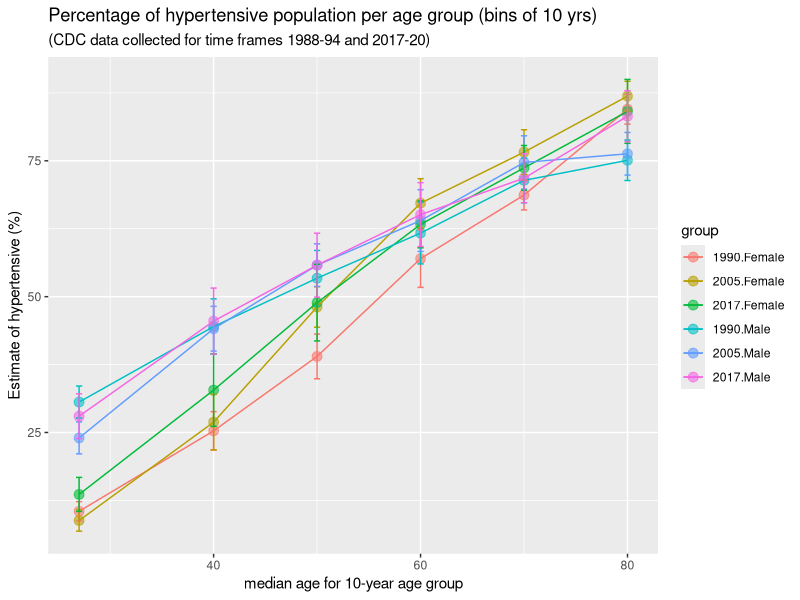
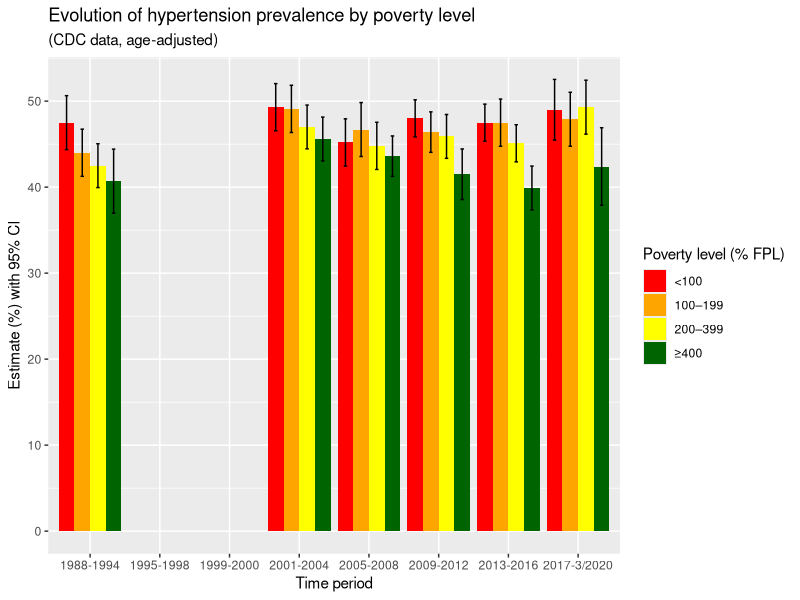

Reproduce these figures in R, in order.
## ---- chunk 1

knitr::opts_chunk$set(echo = TRUE, warning = FALSE, message = FALSE)

## ---- chunk 2

#set working directory and read data file

data <- 
  read.csv("../data/Hypertension_in_adults_age_20_and_older.csv", header = TRUE)

## ---- chunk 3

library(ggplot2)
library(dplyr)
library(tidyr)
library(tibble)


## ---- chunk 4

# simplify the data frame to keep only the data of interest
data_poverty <- subset(data, GROUP == "Poverty level" & ESTIMATE_TYPE == 
                        "Percent of population, age adjusted") 
data_age <- subset(data, GROUP == "Sex and age group") 

# remove redundant data
data_age <- subset(data_age, !(SUBGROUP_ORDER %in% c(13,16,21,24)) )
# remove columns of no use for this study
data_age <- data_age[,c(1,8,11,13,14,15,16,18,20,21)]

# create a Med_Age variable 

data_age <- data_age %>%
   mutate(Med_Age = case_when(
     SUBGROUP_ORDER == 14 ~ 27, 
     SUBGROUP_ORDER == 22 ~ 27, 
     SUBGROUP_ORDER == 15 ~ 40, 
     SUBGROUP_ORDER == 23 ~ 40, 
     SUBGROUP_ORDER == 17 ~ 50, 
     SUBGROUP_ORDER == 25 ~ 50,
     SUBGROUP_ORDER == 18 ~ 60, 
     SUBGROUP_ORDER == 26 ~ 60, 
     SUBGROUP_ORDER == 19 ~ 70, 
     SUBGROUP_ORDER == 27 ~ 70, 
     SUBGROUP_ORDER == 20 ~ 80, 
     SUBGROUP_ORDER == 28 ~ 80
   ))


data_age_1990 <- subset(data_age, TIME_PERIOD == "1988-1994") 
data_age_2005 <- subset(data_age, TIME_PERIOD == "2005-2008") 
data_age_2017 <- subset(data_age, TIME_PERIOD == "2017-3/2020") 


data_poverty <- data_poverty[,c(1,8,11,13,14,15,16,18,20,21)]
data_poverty <- subset(data_poverty, !(SUBGROUP_ORDER %in% c(13,16,21,24)) )

# create a numerical variable "Year" to describe average Year within each data collection range

data_poverty <- data_poverty %>%
   mutate(Year = case_when(
      TIME_PERIOD == "1988-1994" ~ 1988, 
      TIME_PERIOD == "1995-1998" ~ 1995, 
      TIME_PERIOD == "1999-2000" ~ 1999, 
      TIME_PERIOD == "2001-2004" ~ 2001, 
      TIME_PERIOD == "2005-2008" ~ 2005, 
      TIME_PERIOD == "2009-2012" ~ 2009,
      TIME_PERIOD == "2013-2016" ~ 2013, 
      TIME_PERIOD == "2017-3/2020" ~ 2017
   ))


## ---- chunk 5

# table for the data

vars <- c("NESTING_LABEL", "Med_Age", "ESTIMATE", "STANDARD_ERROR")

# Function to convert R classes to human-readable types
get_var_type <- function(x) {
  if (is.numeric(x)) {
    "Continuous"
  } else if (is.factor(x) || is.character(x)) {
    "Categorical"
  } else {
    "Other"
  }
}

# Create summary table
variable_summary <- tibble(
  Variable = vars,
  Type = sapply(data_age[vars], get_var_type),   
  Class = sapply(data_age[vars], class)   
)

# View table
variable_summary

## ---- chunk 6
  
 
# plot

data_age_1990$Year <- "1990"
data_age_2005$Year <- "2005"
data_age_2017$Year <- "2017"

combined <- rbind(data_age_1990, data_age_2005, data_age_2017)
combined <- combined %>%
  mutate(group = interaction(Year, NESTING_LABEL))

BP_AGE_GENDER <- ggplot(combined,
       aes(x = Med_Age,
           y = ESTIMATE,
           color = group,
           group = group)) +
  geom_point(size = 3, alpha = 0.6) +
  geom_line() +
  geom_errorbar(aes(
    ymin = ESTIMATE - 1.96 * STANDARD_ERROR,
    ymax = ESTIMATE + 1.96 * STANDARD_ERROR
  ),
  width = 0.6) +
  labs( title= "Percentage of hypertensive population per age group (bins of 10 yrs)",
  subtitle="(CDC data collected for time frames 1988-94 and 2017-20)",
  x = "median age for 10-year age group",
  y = "Estimate of hypertensive (%)")

# save plot to a output file
ggsave(
  filename = "../output/Hypertension_Age_Gender.png",
  plot = BP_AGE_GENDER,
  width = 8.5,
  height = 10, 
  dpi =300
)
 

## ---- chunk 7

data_poverty$SUBGROUP <- factor(
  data_poverty$SUBGROUP,
  levels = c("<100% FPL",
             "100% to <200% FPL",
             "200% to <400% FPL",
             "≥400% FPL")
)

# bar plot to show hypertensive estimates over time periods of collection.

BP_POV2 <- ggplot(data_poverty,
       aes(x = TIME_PERIOD,
           y = ESTIMATE,
           fill = SUBGROUP)) +
  geom_col(position = "dodge") +
  geom_errorbar(
    aes(
      ymin = ESTIMATE - 1.96 * STANDARD_ERROR,
      ymax = ESTIMATE + 1.96 * STANDARD_ERROR
    ),
    position = position_dodge(width = 0.9),
    width = 0.2
  ) +
scale_fill_manual(
  values = c("red", "orange", "yellow", "darkgreen"),
  name = "Poverty level (% FPL)",
  labels = c("<100", "100–199", "200–399", "≥400")
) +
  labs(
    title = "Evolution of hypertension prevalence by poverty level",
    subtitle = "(CDC data, age-adjusted)",
    x = "Time period",
    y = "Estimate (%) with 95% CI",
    fill = "Poverty level (% FPL)"
  )

## ---- chunk 8

# save plot to a output file
ggsave(
  filename = "../output/Hypertension_Poverty_barplot.png",
  plot = BP_POV2,
  width = 8.5,
  height = 10, 
  dpi =300
)
 
